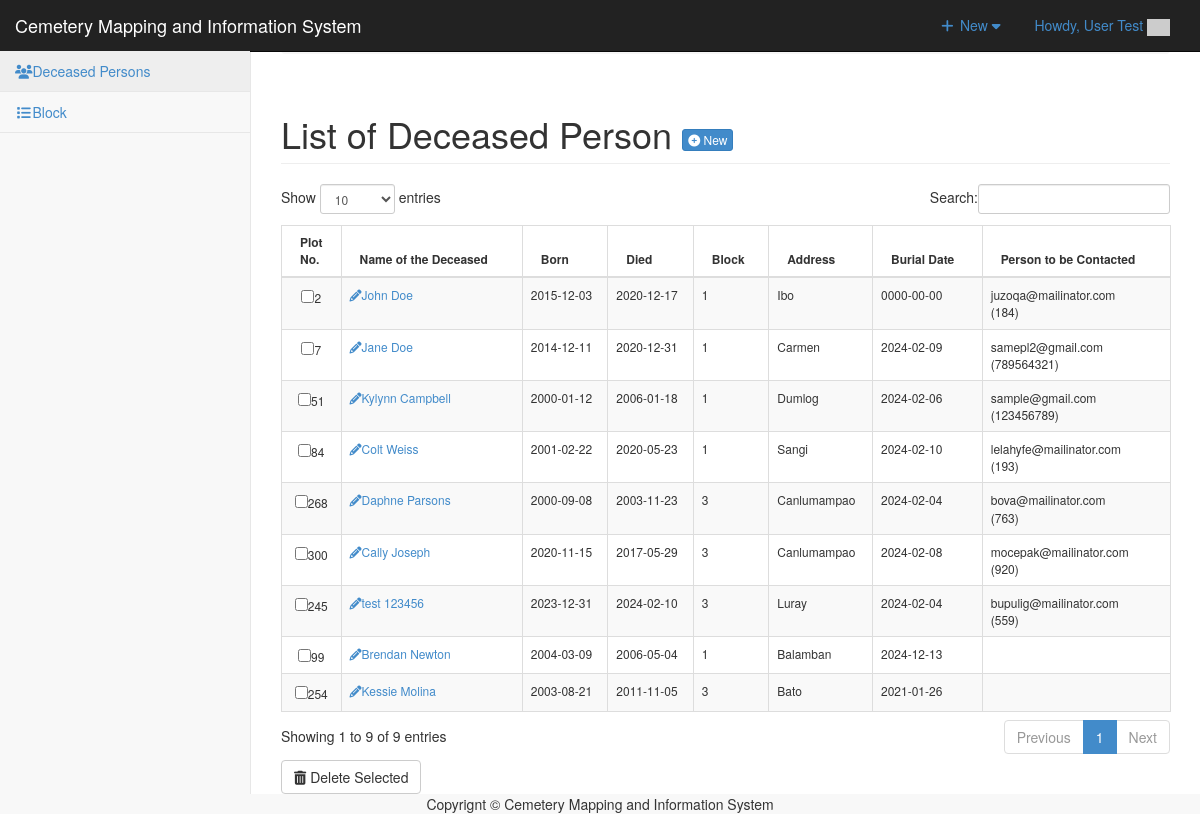
The page /admin/person/index.php (signed in) on the database as committed earlier.
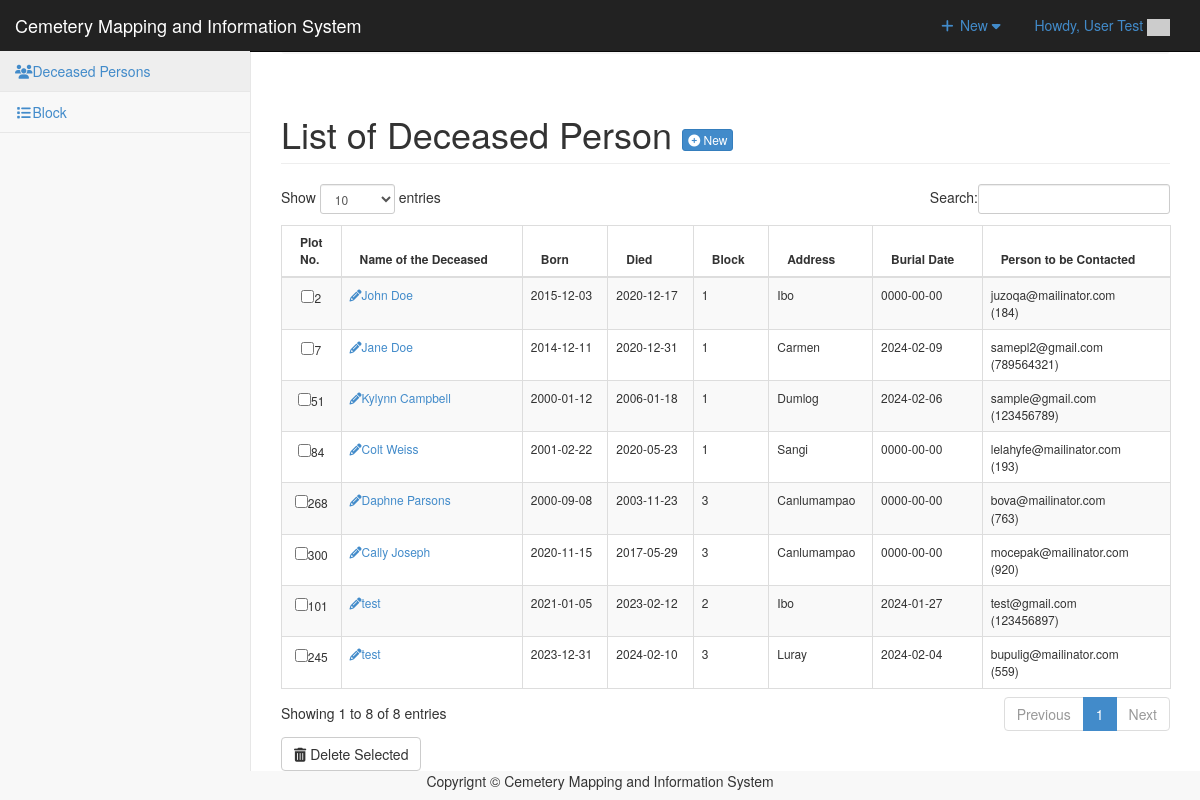
The same page on the database as committed later.
### tables this page shows
CREATE TABLE `tblpeople` (
  `PEOPLEID` int(11) NOT NULL,
  `FNAME` varchar(100) NOT NULL,
  `GRAVENO` int(11) NOT NULL,
  `BORNDATE` date NOT NULL,
  `DIEDDATE` date NOT NULL,
  `CATEGORIES` enum('1','2','3') NOT NULL,
  `LOCATION` enum('Poog','Luray','Dumlog','Canlumampao','Ibo','Carmen','Sangi') NOT NULL,
  `BURIALDATE` date NOT NULL
);

CREATE TABLE `tblreserve` (
  `id` int(11) NOT NULL,
  `user_id` int(11) NOT NULL,
  `graveno` int(11) NOT NULL,
  `block` int(11) NOT NULL,
  `location` varchar(100) NOT NULL,
  `status` varchar(100) NOT NULL DEFAULT 'Pending',
  `email` varchar(100) NOT NULL,
  `mobile_number` varchar(100) NOT NULL,
  `created_at` datetime NOT NULL DEFAULT current_timestamp()
);

### admin/person/index.php (called while the page is built, shortened)
<?php
$view = (isset($_GET['view']) && $_GET['view'] != '') ? $_GET['view'] : '';
	$title="Person";
	switch ($view) {
  	default :
	$title="Person";
	}
require_once ("../theme/templates.php");
?>

### include/database.php (called while the page is built, shortened)
<?php
class Database {
	var $sql_string = '';
	private $conn;
	public function open_connection() {
		$this->conn = mysqli_connect(server,user,pass);
		if(!$this->conn){
			echo "Problem in database connection! Contact administrator!";
			exit();
		}else{
			$db_select = mysqli_select_db($this->conn,database_name);
		}
	}
	function setQuery($sql='') {
		$this->sql_string=$sql;
	}
	function executeQuery() {
		$result = mysqli_query($this->conn,$this->sql_string);
		return $result;
	}
	private function confirm_query($result) {
		return $result;
	}
	function loadResultList( $key='' ) {
		$cur = $this->executeQuery();
		$array = array();
		while ($row = mysqli_fetch_object($cur)) {
			if ($key) {
				$array[$row->$key] = $row;
			} else {
				$array[] = $row;
			}
		}
		return $array;
	}
}
$mydb = new Database();
?>

### admin/person/list.php (the view, shortened to what this page needs)
<div class="row">
	<div class="col-lg-12">
		<h1 class="page-header">List of Deceased Person <a href="index.php?view=add" class="btn btn-primary btn-xs  "> <i class="fa fa-plus-circle fw-fa"></i> New</a> </h1>
	</div>
</div>
<form action="controller.php?action=delete" Method="POST">
	<div class="table-responsive">
		<table id="dash-table" class="table table-striped table-bordered table-hover " style="font-size:12px" cellspacing="0">
			<thead>
				<tr>
					<th>Plot No.</th>
					<th>Name of the Deceased</td>
					<th>Born</th>
					<th>Died</th>
					<th>Block</th>
					<th>Address</th>
					<th>Burial Date</th>
					<th>Person to be Contacted</th>
				</tr>
			</thead>
			<tbody>
				<?php
				$query = "SELECT * FROM `tblpeople`";
				$mydb->setQuery($query);
				$cur = $mydb->loadResultList();
				foreach ($cur as $result) {
					$borndate =  $result->BORNDATE;
					$dieddate =  $result->DIEDDATE;
					echo '<tr>';
					echo '<td width="1%" align="center"><input type="checkbox" name="selector[]" id="selector[]" value="' . $result->PEOPLEID . '"/>' . $result->GRAVENO . '</td>';
					echo '<td><a title="edit" href="' . web_root . 'admin/person/index.php?view=edit&id=' . $result->PEOPLEID . '"><i class="fa fa-pencil "></i>' . $result->FNAME . '</a></td>';
					echo '<td>' . $borndate . '</td>';
					echo '<td>' . $dieddate . '</td>';
					echo '<td>' . $result->CATEGORIES . '</td>';
					echo '<td>' . $result->LOCATION . '</td>';
					echo '<td>' . $result->BURIALDATE . '</td>';
					$query = "SELECT * FROM `tblreserve` WHERE `graveno` = '" . $result->GRAVENO . "'";
					$mydb->setQuery($query);
					$cur = $mydb->loadResultList();
					if (count($cur) > 1) {
						echo '<td>';
						foreach ($cur as $result) {
							if ($result->status == 'Approved') {
								echo $result->email . '<br>'. '('.$result->mobile_number.')';
							}
						}
						echo '</td>';
					}else{
						echo '<td>';
						foreach ($cur as $result) {
							if ($result->status == 'Approved') {
								echo $result->email . '<br>'. '('.$result->mobile_number.')';
							}
						}
						echo '</td>';
					}
					echo '</tr>';
				}
				?>
			</tbody>
		</table>
		<div class="btn-group">
			<button type="submit" class="btn btn-default" name="delete" onclick="return confirm('Are you sure you want to delete this data?');"><i class="fa fa-trash fw-fa"></i> Delete Selected</button>
		</div>
	</div>
</form>

### admin/theme/templates.php (shortened to what this page needs)
<!DOCTYPE html>
<html lang="en">
<head>
 <link href="<?php echo web_root; ?>admin/css/bootstrap.min.css" rel="stylesheet">
    <link href="<?php echo web_root; ?>admin/css/metisMenu.min.css" rel="stylesheet">
    <link href="<?php echo web_root; ?>admin/css/timeline.css" rel="stylesheet">
    <link href="<?php echo web_root; ?>admin/css/sb-admin-2.css" rel="stylesheet">
   <link href="<?php echo web_root; ?>admin/css/morris.css" rel="stylesheet">
    <link href="<?php echo web_root; ?>admin/font/css/font-awesome.min.css" rel="stylesheet" type="text/css">
  <link href="<?php echo web_root; ?>admin/font/font-awesome.min.css" rel="stylesheet" type="text/css">
    <link href="<?php echo web_root; ?>admin/css/dataTables.bootstrap.css" rel="stylesheet">
<link href="<?php echo web_root; ?>css/bootstrap-datetimepicker.min.css" rel="stylesheet" media="screen">
 <link href="<?php echo web_root; ?>css/datepicker.css" rel="stylesheet" media="screen">
 <link href="<?php echo web_root; ?>admin/css/costum.css" rel="stylesheet">
<link href="<?php echo web_root; ?>admin/css/ekko-lightbox.css" rel="stylesheet">
<link rel="stylesheet" href="<?php echo web_root; ?>admin/select2/select2.min.css">
</head>
<body>
   <div id="wrapper">
        <nav class="navbar navbar-inverse navbar-fixed-top  " role="navigation"  >
            <div class="navbar-header">
                 <a class="navbar-brand"  href="<?php echo web_root; ?>admin/index.php" >Cemetery Mapping and Information System</a>
            </div>
            <ul class="nav navbar-top-links navbar-right">
                 <li class="dropdown">
                    <a class="dropdown-toggle" data-toggle="dropdown" href="#">
                        <i class="fa fa-plus fa-fw"></i> New  <i class="fa fa-caret-down"></i>
                    </a>
                         </li>
                    </ul>
                <li class="dropdown">
                    <a class="dropdown-toggle" data-toggle="dropdown" href="#">
                        Howdy, <?php echo $_SESSION['U_NAME']; ?> <img title="profile image" width="23px" height="17px" src="https://ui-avatars.com/api/?name=<?php echo $_SESSION['U_NAME']; ?>background=random&color=000&rounded=true&size=32&bold=true&length=1&format=svg">
                    </a>
                </li>
            <div class="navbar-default sidebar" role="navigation">
                <div class="sidebar-nav navbar-collapse">
                    <ul class="nav" id="side-menu">
                       <li>
                             <a href="<?php echo web_root; ?>admin/person/index.php"><i class="fa fa-users fa-fw"></i>Deceased Persons </a>
                        </li>
                        <li>
                             <a href="<?php echo web_root; ?>admin/category/index.php"><i class="fa fa-list fa-fw"></i>Block </a>
                        </li>
                    </ul>
                </div>
            </div>
        </nav>
  <div id="page-wrapper">
            <div class="row" >
                <div class="col-lg-12" style="margin-top: 2%">
                    <?php
                    if ($title<>'Administrator Panel'){
                       echo   '
                    <p class="breadcrumb" >  <a href="'. web_root.'admin/index.php" title="Administrator Panel" >Administrator Panel</a>  /
                        <a href="index.php" title="'. $title.'" >'. $title.'</a>
                        '.(isset($header) ? ' / '. $header : '') .'   </p>'  ;
                    } ?>
                  <?php require_once $content; ?>
                </div>
            </div>
        </div>
    </div>
</body>
<footer><div style="text-align: center;">Copyrignt &copy; Cemetery Mapping and Information System</div></footer>
</html>

### admin/css/sb-admin-2.css (style rules this page uses)
body { background-color: #f8f8f8; }
#wrapper { width: 100%; }
#page-wrapper { padding: 0 15px; min-height: 568px; background-color: #fff; }
@media (min-width:768px) { #page-wrapper { position: inherit; margin: 0 0 0 250px; padding: 0 30px; border-left: 1px solid #e7e7e7; } }
.navbar-top-links { margin-right: 0; }
.navbar-top-links li { display: inline-block; }
.navbar-top-links li:last-child { margin-right: 15px; }
.navbar-top-links li a { padding: 15px; min-height: 50px; }
.sidebar .sidebar-nav.navbar-collapse { padding-right: 0; padding-left: 0; }
.sidebar ul li { border-bottom: 1px solid #e7e7e7; }
.sidebar ul li a.active { background-color: #eee; }
@media (min-width:768px) { .sidebar { z-index: 1; position: absolute; width: 250px; margin-top: 51px; } }

Rows that differ between the two databases and show on the page:
removed tblpeople: GRAVENO "99", FNAME "Brendan Newton", BORNDATE "2004-03-09", DIEDDATE "2006-05-04", CATEGORIES "1", LOCATION "Balamban", BURIALDATE "2024-12-13"
removed tblpeople: GRAVENO "254", FNAME "Kessie Molina", BORNDATE "2003-08-21", DIEDDATE "2011-11-05", CATEGORIES "3", LOCATION "Bato", BURIALDATE "2021-01-26"
changed tblpeople "Colt Weiss": BURIALDATE "2024-02-10" → "0000-00-00"
changed tblpeople "Daphne Parsons": BURIALDATE "2024-02-04" → "0000-00-00"
changed tblpeople "Cally Joseph": BURIALDATE "2024-02-08" → "0000-00-00"
added tblpeople: GRAVENO "101", FNAME "test", BORNDATE "2021-01-05", DIEDDATE "2023-02-12", CATEGORIES "2", LOCATION "Ibo", BURIALDATE "2024-01-27"
now on this page (row unchanged): tblreserve: email "test@gmail.com", mobile_number "123456897", shown under "101"
changed tblpeople "Luray": FNAME "test 123456" → "test"
Other text that changed with them:
text written by a page script: "Show entries Search: Showing 1 to 9 of 9 entries Previous 1 Next" → "Show entries Search: Showing 1 to 8 of 8 entries Previous 1 Next"
